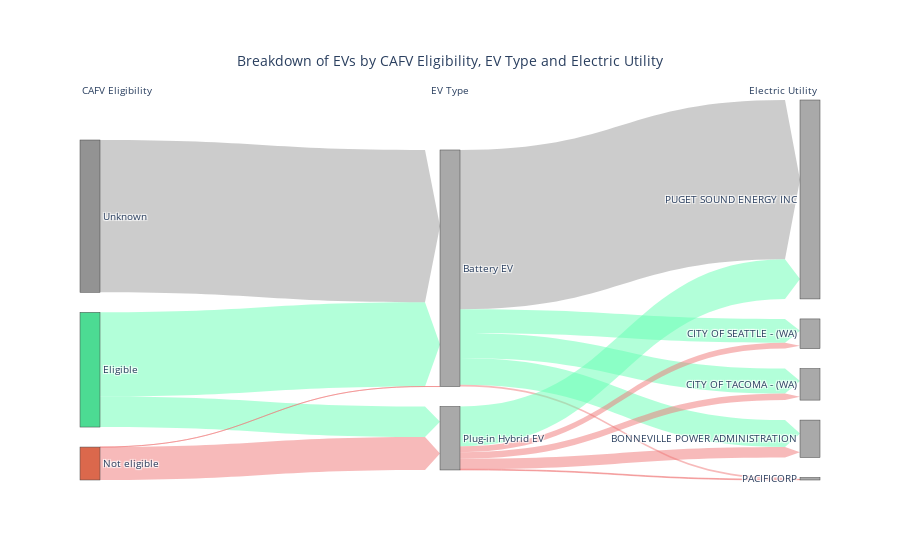

This figure's notebook cell:
### Code cell
cafv_colors = {
    'Unknown': 'rgba(102, 102, 102, 0.7)',  # grey for Unknown
    'Eligible': 'rgba(0, 204, 102, 0.7)',  # Shade of green for Eligible
    'Not eligible': 'rgba(204, 41, 0, 0.7)'  # Shade of red for Not Eligible
}
node_colors = [cafv_colors.get(eligibility, 'darkgray') for eligibility in label_list]  # Default grey for others
link_colors = ['rgba(102, 255, 179, 0.5)', 'rgba(102, 255, 179, 0.5)', 'rgba(102, 255, 179, 0.5)', 'rgba(239, 118, 118, 0.5)', 'rgba(153, 153, 153, 0.5)', 'rgba(102, 255, 179, 0.5)', 'rgba(102, 255, 179, 0.5)', 
               'rgba(239, 118, 118, 0.5)', 'rgba(239, 118, 118, 0.5)', 'rgba(239, 118, 118, 0.5)', 'rgba(239, 118, 118, 0.5)', 'rgba(239, 118, 118, 0.5)', 'rgba(239, 118, 118, 0.5)', 'rgba(102, 255, 179, 0.5)', 
               'rgba(153, 153, 153, 0.5)']
hover_colors = ['rgba(102, 255, 179, 0.8)', 'rgba(102, 255, 179, 0.8)', 'rgba(102, 255, 179, 0.8)', 'rgba(239, 118, 118, 0.8)', 'rgba(153, 153, 153, 0.8)', 'rgba(102, 255, 179, 0.8)', 'rgba(102, 255, 179, 0.8)', 
                'rgba(239, 118, 118, 0.8)', 'rgba(239, 118, 118, 0.8)', 'rgba(239, 118, 118, 0.8)', 'rgba(239, 118, 118, 0.8)', 'rgba(239, 118, 118, 0.8)', 'rgba(239, 118, 118, 0.8)', 'rgba(102, 255, 179, 0.8)', 
                'rgba(153, 153, 153, 0.8)']

fig = go.Figure(data=[go.Sankey(
    node = dict(label = label_list, color=node_colors),
    link = dict(arrowlen=15,source=source, target=target, value=count, 
                hovercolor=hover_colors, color=link_colors)
    )])

# Add annotations for node titles
fig.update_layout(annotations=[
    dict(
        x=0.0,  # Adjust the x-position of the annotation for the left nodes
        y=1.05,  # Adjust the y-position of the annotation for the left nodes
        xref='paper',
        yref='paper',
        text='CAFV Eligibility',
        showarrow=False,
        font=dict(size=10)
    ),
    dict(
        x=0.5,  # Adjust the x-position of the annotation for the middle nodes
        y=1.05,  # Adjust the y-position of the annotation for the middle nodes
        xref='paper',
        yref='paper',
        text='EV Type',
        showarrow=False,
        font=dict(size=10)
    ),
    dict(
        x=1.0,  # Adjust the x-position of the annotation for the right nodes
        y=1.05,  # Adjust the y-position of the annotation for the right nodes
        xref='paper',
        yref='paper',
        text='Electric Utility',
        showarrow=False,
        font=dict(size=10)
    )
])

fig.update_layout(title_text="Breakdown of EVs by CAFV Eligibility, EV Type and Electric Utility", 
                  font_size=10, title_x=0.5, title_y=0.9)
fig.show()

### Figure 1 — Plotly figure (JSON) as saved in the notebook; plotly's stock layout.template omitted (floating-point values rounded to 4 significant figures)
{"data": [{"link": {"arrowlen": 15, "color": ["rgba(102, 255, 179, 0.5)", "rgba(102, 255, 179, 0.5)", "rgba(102, 255, 179, 0.5)", "rgba(239, 118, 118, 0.5)", "rgba(153, 153, 153, 0.5)", "rgba(102, 255, 179, 0.5)", "rgba(102, 255, 179, 0.5)", "rgba(239, 118, 118, 0.5)", "rgba(239, 118, 118, 0.5)", "rgba(239, 118, 118, 0.5)", "rgba(239, 118, 118, 0.5)", "rgba(239, 118, 118, 0.5)", "rgba(239, 118, 118, 0.5)", "rgba(102, 255, 179, 0.5)", "rgba(153, 153, 153, 0.5)"], "hovercolor": ["rgba(102, 255, 179, 0.8)", "rgba(102, 255, 179, 0.8)", "rgba(102, 255, 179, 0.8)", "rgba(239, 118, 118, 0.8)", "rgba(153, 153, 153, 0.8)", "rgba(102, 255, 179, 0.8)", "rgba(102, 255, 179, 0.8)", "rgba(239, 118, 118, 0.8)", "rgba(239, 118, 118, 0.8)", "rgba(239, 118, 118, 0.8)", "rgba(239, 118, 118, 0.8)", "rgba(239, 118, 118, 0.8)", "rgba(239, 118, 118, 0.8)", "rgba(102, 255, 179, 0.8)", "rgba(153, 153, 153, 0.8)"], "source": [1, 1, 1, 1, 1, 4, 4, 5, 5, 8, 8, 8, 8, 8, 9], "target": [0, 2, 3, 6, 7, 1, 8, 1, 8, 0, 2, 3, 6, 7, 1], "value": [13359, 11786, 12387, 863, 79105, 41835, 15160, 8, 16357, 5215, 2961, 3253, 382, 19706, 75657]}, "node": {"color": ["darkgray", "darkgray", "darkgray", "darkgray", "rgba(0, 204, 102, 0.7)", "rgba(204, 41, 0, 0.7)", "darkgray", "darkgray", "darkgray", "rgba(102, 102, 102, 0.7)"], "label": ["BONNEVILLE POWER ADMINISTRATION", "Battery EV", "CITY OF SEATTLE - (WA)", "CITY OF TACOMA - (WA)", "Eligible", "Not eligible", "PACIFICORP", "PUGET SOUND ENERGY INC", "Plug-in Hybrid EV", "Unknown"]}, "type": "sankey"}], "layout": {"annotations": [{"font": {"size": 10}, "showarrow": false, "text": "CAFV Eligibility", "x": 0, "xref": "paper", "y": 1.05, "yref": "paper"}, {"font": {"size": 10}, "showarrow": false, "text": "EV Type", "x": 0.5, "xref": "paper", "y": 1.05, "yref": "paper"}, {"font": {"size": 10}, "showarrow": false, "text": "Electric Utility", "x": 1, "xref": "paper", "y": 1.05, "yref": "paper"}], "font": {"size": 10}, "title": {"text": "Breakdown of EVs by CAFV Eligibility, EV Type and Electric Utility", "x": 0.5, "y": 0.9}}}
